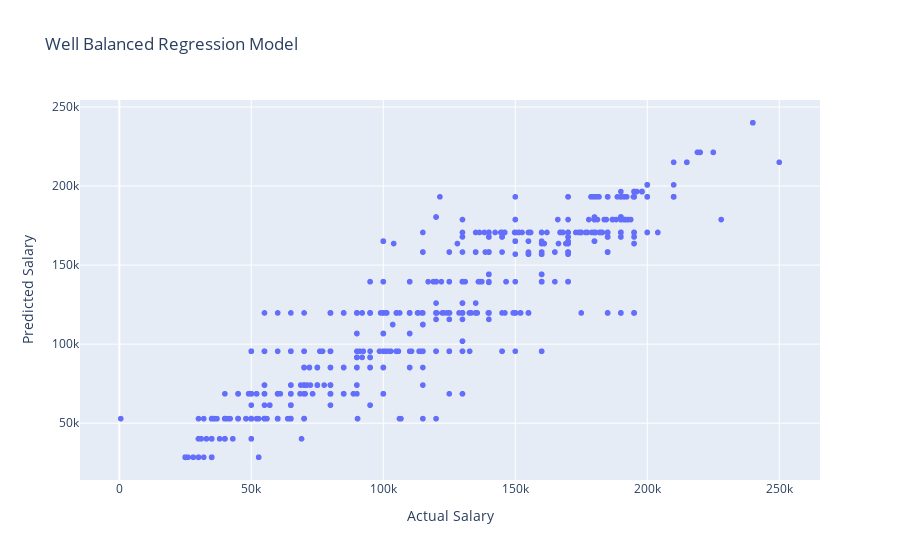

The cell this chart's notebook holds for it:
### Code cell
fig_reg = px.scatter(x=y_reg_test, y=y_reg_pred_well_balanced, labels={'x': 'Actual Salary', 'y': 'Predicted Salary'},
                     title='Well Balanced Regression Model')
fig_reg.show()

### Figure 1 — Plotly figure (JSON) as saved in the notebook; plotly's stock layout.template omitted (floating-point values rounded to 4 significant figures; data arrays with more than 128 entries replaced by an {"elided": "..."} marker saying what was removed)
{"data": [{"hovertemplate": "Actual Salary=%{x}<br>Predicted Salary=%{y}<extra></extra>", "legendgroup": "", "marker": {"color": "#636efa", "symbol": "circle"}, "mode": "markers", "name": "", "showlegend": false, "type": "scattergl", "x": {"elided": "1340 int values"}, "xaxis": "x", "y": {"elided": "1340 float values"}, "yaxis": "y"}], "layout": {"legend": {"tracegroupgap": 0}, "title": {"text": "Well Balanced Regression Model"}, "xaxis": {"anchor": "y", "domain": [0, 1], "title": {"text": "Actual Salary"}}, "yaxis": {"anchor": "x", "domain": [0, 1], "title": {"text": "Predicted Salary"}}}}
